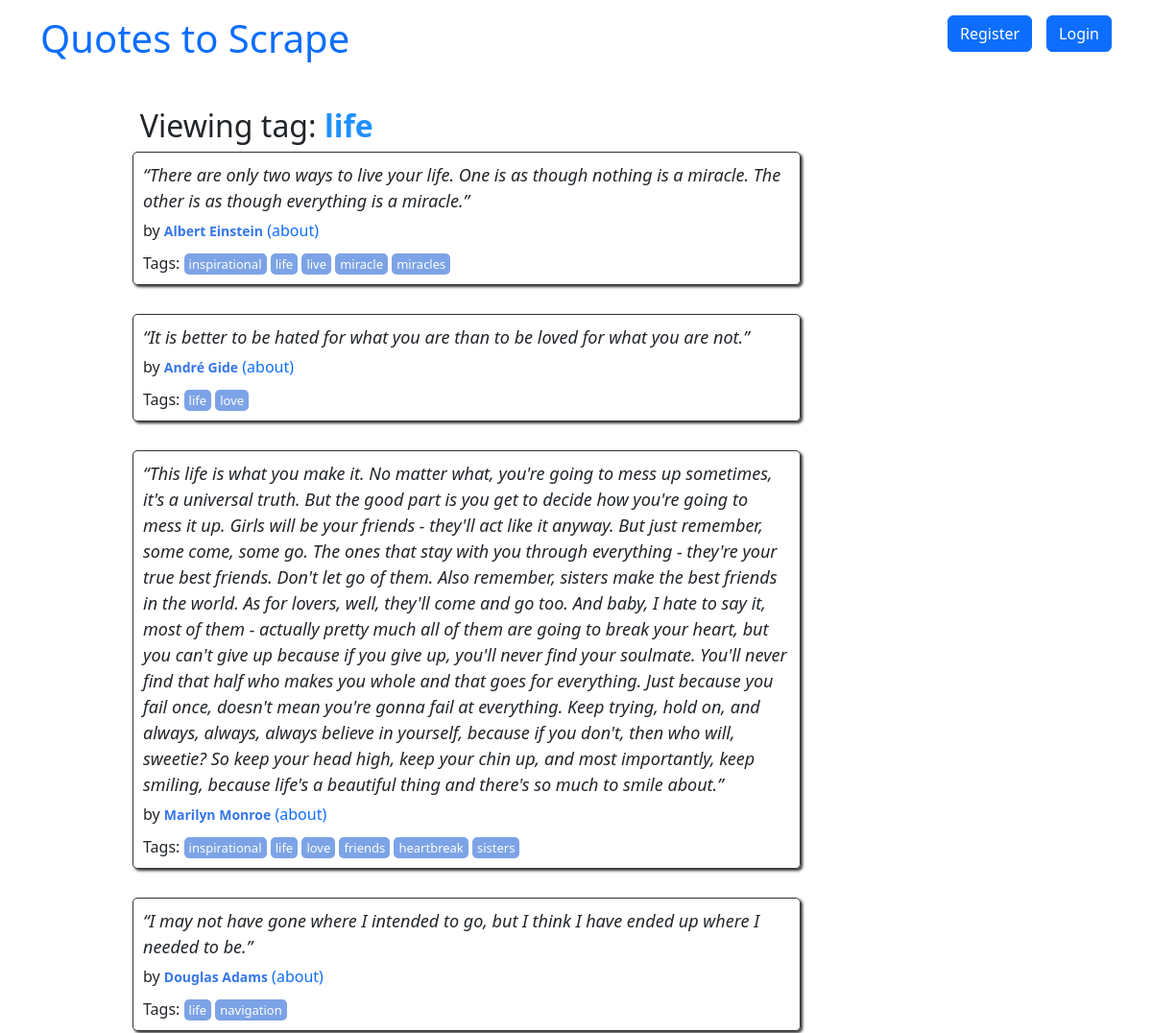
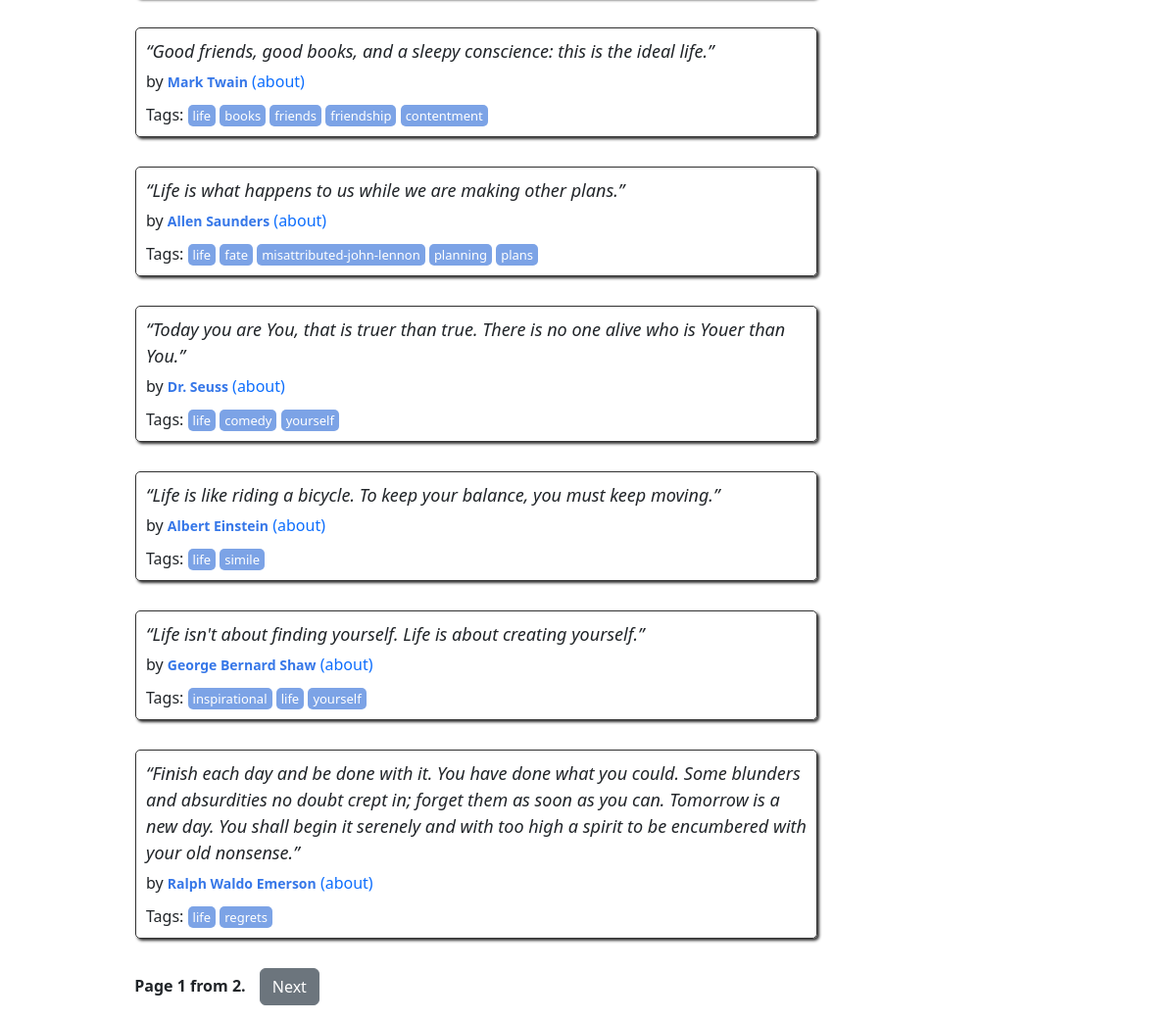
/tag/life/, run on the app's committed database (2 pictures, top to bottom).
### quotes/models.py (models this page shows, shortened)
class Tag(models.Model):
    name = models.CharField(max_length=60, null=False, unique=True)
    class Meta:
        verbose_name_plural = "Tags"
        verbose_name = "Tag"

class Quote(models.Model):
    user = models.ForeignKey(User, on_delete=models.CASCADE, default=None, null=True)
    quote = models.TextField()
    tags = models.ManyToManyField(Tag)
    author = models.ForeignKey(Author, on_delete=models.CASCADE, default=None, null=True)
    created_at = models.DateTimeField(auto_now_add=True)

class Author(models.Model):
    fullname = models.CharField(max_length=50)
    born_date = models.CharField(max_length=50)
    born_location = models.CharField(max_length=150)
    description = models.TextField()
    user = models.ForeignKey(User, on_delete=models.CASCADE, default=None, null=True)
    created_at = models.DateTimeField(auto_now_add=True)

### quotes/views.py (the view)
# urls.py: path('tag/<str:tag_name>/', views.TagQuotesView.as_view(), name='tag_quotes'),
class TagQuotesView(View):
    template_name = 'quotes/tag_quotes.html'
    quotes_per_page = 10
    def get(self, request, *args, **kwargs):
        tag_name = kwargs['tag_name']
        top_tags = Tag.objects.annotate(tag_count=Count("quote")).order_by("-tag_count")[:10]
        tag = get_object_or_404(Tag, name=tag_name)
        quotes_with_tag = get_list_or_404(Quote.objects.filter(tags=tag))
        paginator = Paginator(quotes_with_tag, self.quotes_per_page)
        page = request.GET.get('page')
        try:
            quotes_per_page = paginator.page(page)
        except (PageNotAnInteger, EmptyPage):
            quotes_per_page = paginator.page(1)
        context = {
            'tag_name': tag_name,
            'quotes_with_tag': quotes_per_page,
            "top_tags": top_tags
        }
        return render(request, self.template_name, context)

### quotes/templates/quotes/tag_quotes.html (shortened to what this page needs)
{% extends 'quotes/base.html' %}
{% load extract_authors %}
{% block content %}
<div class="author-details ms-5" style="margin-left: 10%;">
    <h2 class="author-title" style="margin-left: 5%;">
        Viewing tag: <b style="color:dodgerblue;">{{ tag_name }}</b>
    </h2>
    <div class="col-md-8">
        {% for quote in quotes_with_tag %}
        <div class="quote ms-5" itemscope="" itemtype="http://schema.org/CreativeWork">
            <span class="text" itemprop="text"> {{quote.quote}}
            </span>
            <span>by <small class="author" itemprop="author">{{ quote.author.fullname }}</small><a href="{% url 'quotes:author_detail' id=quote.author.id %}" target="_self"> (about)</a></span>
            <div class="tags">
                Tags:
                {% for tag in quote.tags.all %}
                <a class="tag" href="{% url 'quotes:tag_quotes' tag_name=tag.name %}">{{ tag.name }}</a>
                {% endfor %}
            </div>
        </div>
        {% endfor %}
        <nav>
            <div class="pagination" class="mb-3">
                <span class="step-links" style="margin-left: 5%;">
                    <span class="current" style="margin: 0 10px;"><strong>Page {{ quotes_with_tag.number }} from {{ quotes_with_tag.paginator.num_pages }}.</strong></span>
                    {% if quotes_with_tag.has_next %}
                        <a class="btn btn-secondary" href="?page={{ quotes_with_tag.next_page_number }}">Next</a>
                    {% endif %}
                </span>
            </div>
        </nav>
    </div>
</div>
{% endblock %}

### quotes/static/quotes/styles.css (style rules this page uses)
a { text-decoration: none; }
.quote { padding: 10px; margin-bottom: 30px; border: 1px solid #333333; border-radius: 5px; box-shadow: 2px 2px 3px #333333; }
.quote span.text { display: block; margin-bottom: 5px; font-size: large; font-style: italic; }
.quote small.author { font-weight: bold; color: #3677E8; }
.quote .tags { margin-top: 10px; }
.tag { padding: 2px 5px; border-radius: 5px; color: white; font-size: small; background-color: #7CA3E6; }

### data on the page
Tag: name "life"
Quote: quote "“There are only two ways to live your life. One is as though nothing is a miracle. The other is as though everything is a miracle.”", author.fullname "Albert Einstein"
Tag: name "inspirational"
Tag: name "live"
Tag: name "miracle"
Tag: name "miracles"
Quote: quote "“It is better to be hated for what you are than to be loved for what you are not.”", author.fullname "André Gide"
Tag: name "love"
Quote: quote "“This life is what you make it. No matter what, you're going to mess up sometimes, it's a universal truth. But the good part is you get to decide how you're going to mess it up. Girls will be your friends - they'll act like it anyway. But just remember, some come, some go. The ones that stay with you through everything - they're your true best friends. Don't let go of them. Also remember, sisters make the best friends in the world. As for lovers, well, they'll come and go too. And baby, I hate to say it, most of them - actually pretty much all of them are going to break your heart, but you can't give up because if you give up, you'll never find your soulmate. You'll never find that half who…", author.fullname "Marilyn Monroe"
Tag: name "friends"
Tag: name "heartbreak"
Tag: name "sisters"
Quote: quote "“I may not have gone where I intended to go, but I think I have ended up where I needed to be.”", author.fullname "Douglas Adams"
Tag: name "navigation"
Quote: quote "“Good friends, good books, and a sleepy conscience: this is the ideal life.”", author.fullname "Mark Twain"
Tag: name "books"
Tag: name "friendship"
Tag: name "contentment"
Quote: quote "“Life is what happens to us while we are making other plans.”", author.fullname "Allen Saunders"
Tag: name "fate"
Tag: name "misattributed-john-lennon"
Tag: name "planning"
Tag: name "plans"
Quote: quote "“Today you are You, that is truer than true. There is no one alive who is Youer than You.”", author.fullname "Dr. Seuss"
Tag: name "comedy"
Tag: name "yourself"
Quote: quote "“Life is like riding a bicycle. To keep your balance, you must keep moving.”", author.fullname "Albert Einstein"
Tag: name "simile"
Quote: quote "“Life isn't about finding yourself. Life is about creating yourself.”", author.fullname "George Bernard Shaw"
Quote: quote "“Finish each day and be done with it. You have done what you could. Some blunders and absurdities no doubt crept in; forget them as soon as you can. Tomorrow is a new day. You shall begin it serenely and with too high a spirit to be encumbered with your old nonsense.”", author.fullname "Ralph Waldo Emerson"
Tag: name "regrets"

### other printed values
{{ quotes_with_tag.number }} "1"
{{ quotes_with_tag.paginator.num_pages }} "2"
